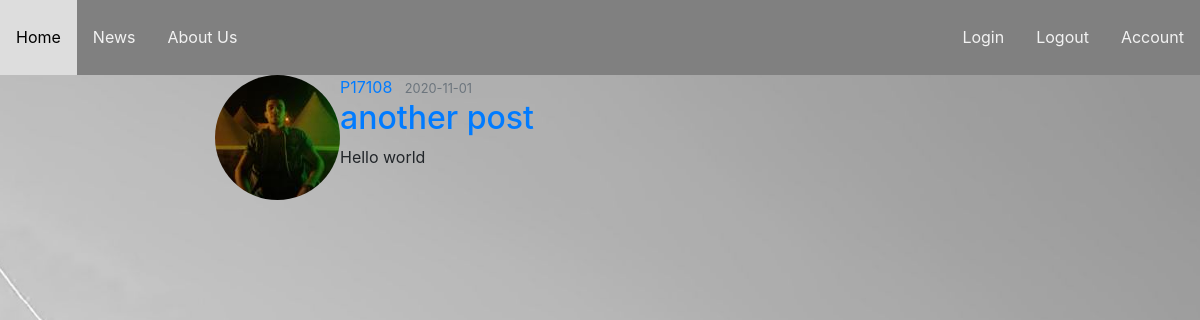
/my_posts (signed in), run on an earlier commit of the app's database.
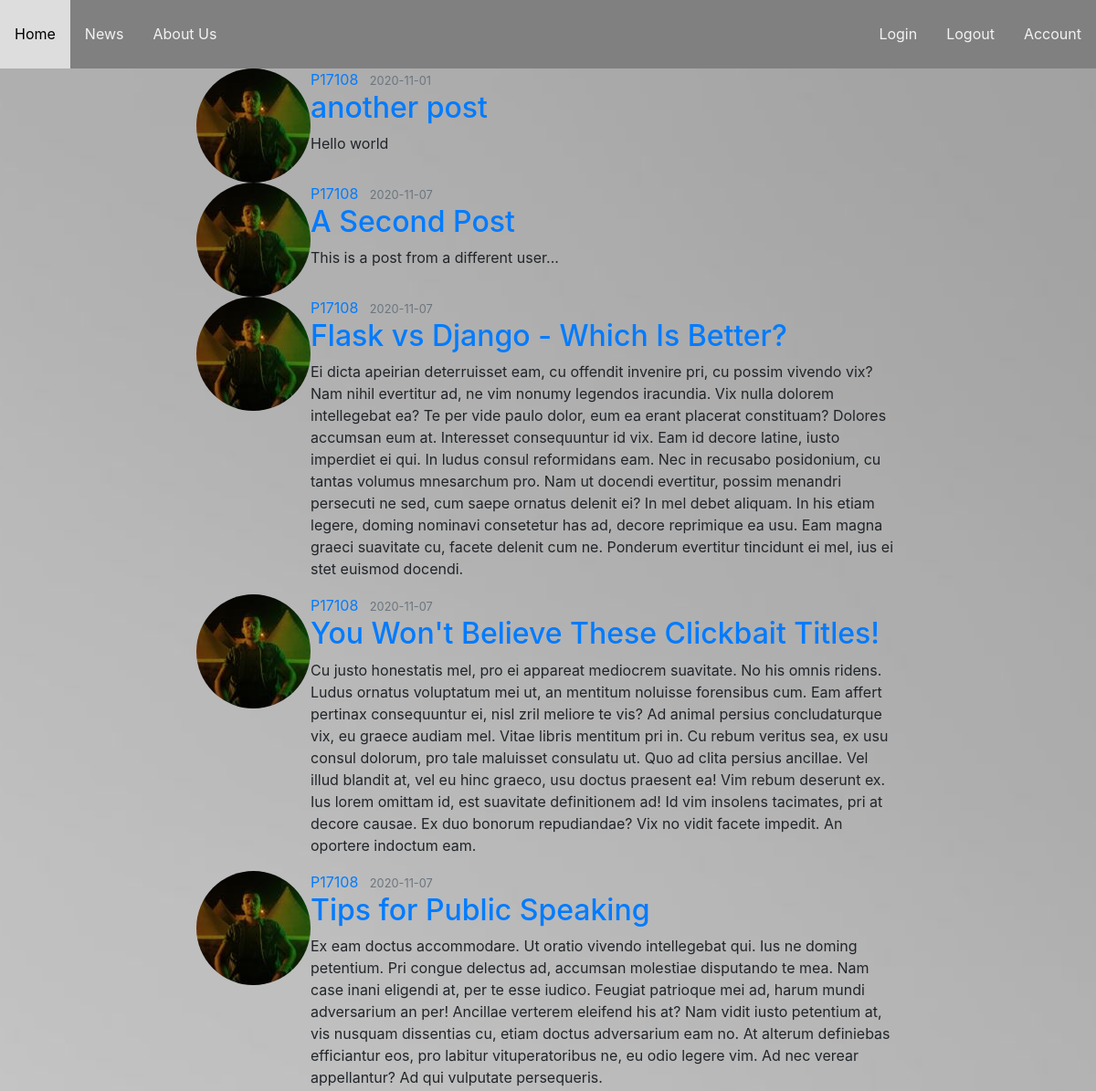
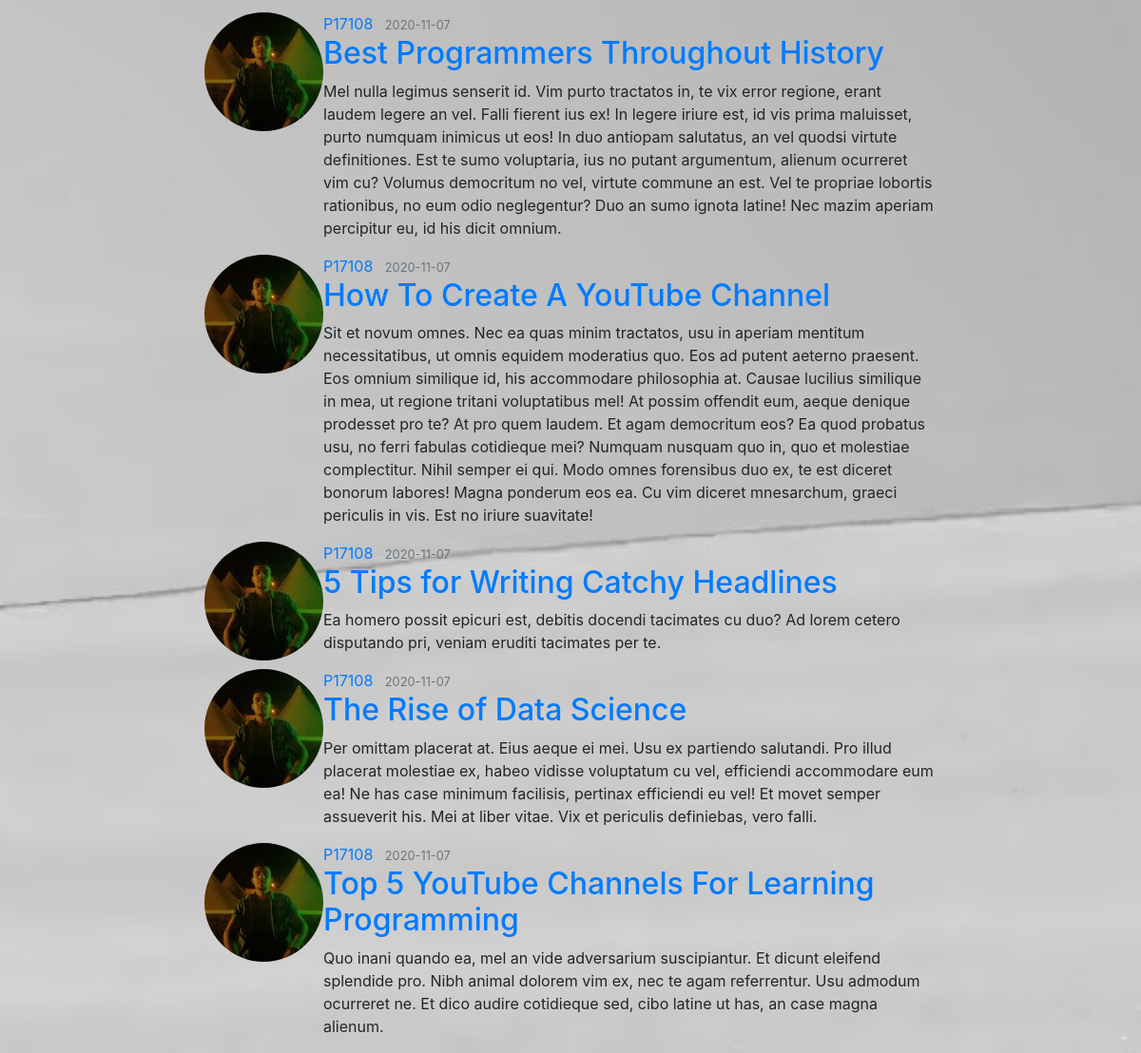
And on a later commit of the database (2 pictures, top to bottom).
### flaskblog/models.py (models this page shows, shortened)
class Post(db.Model ,UserMixin):
    id = db.Column(db.Integer , primary_key = True)
    title = db.Column(db.String(20) , nullable = False )
    content = db.Column(db.Text, nullable = False )
    date_posted = db.Column(db.DateTime , default=datetime.utcnow)
    user_id = db.Column(db.Integer , db.ForeignKey('user.id'))

class User(db.Model ,UserMixin):
    id = db.Column(db.Integer , primary_key = True)
    username = db.Column(db.String(20) , unique = True , nullable = False )
    email = db.Column(db.String(120) , unique = True , nullable = False )
    image_file = db.Column(db.String(40) , nullable = False , default = 'default.jpg')
    password = db.Column(db.String(60) , nullable = False)
    posts = db.relationship('Post' , backref = 'author')

### flaskblog/posts/routes.py (the view)
@posts.route("/my_posts")
@login_required
def my_posts():
    posts = Post.query.filter_by(author = current_user).all()
    return render_template('my_posts.html' , title = 'My Posts' , posts = posts)

### flaskblog/models.py (called while the page is built)
@login_manager.user_loader
def load_user(user_id):
    return User.query.get(int(user_id))

### flaskblog/templates/my_posts.html
{% extends 'layout.html' %}
{% block content %}
<div class="container">
    {% for post in posts %}
        <article class="media content-section">
          <img class="rounded-circle article-img" src="{{ url_for('static', filename='profile_pics/' + post.author.image_file) }}">
          <div class="media-body">
            <div class="article-metadata">
              <a class="mr-2" href="#">{{ post.author.username }}</a>
              <small class="text-muted">{{ post.date_posted.strftime('%Y-%m-%d') }}</small>
            </div>
            <h2><a class="article-title" href=" {{ url_for('posts.post' , post_id = post.id) }} ">{{ post.title }}</a></h2>
            <p class="article-content">{{ post.content }}</p>
          </div>
        </article>
    {% endfor%}
</div>
{% endblock content %}

### flaskblog/templates/layout.html (shortened to what this page needs)
<!DOCTYPE html>
<html>
<head>
    <link rel="stylesheet" href="https://cdn.jsdelivr.net/npm/bootstrap@4.5.3/dist/css/bootstrap.min.css">
    <link rel="stylesheet" type="text/css" href="{{ url_for('static', filename='main.css') }}">
</head>
<body>
  <header>
    <div class="my_navbar">
      <a class="left" href="{{ url_for('main.home') }}">Home</a>
      <a class="left" href="#news">News</a>
      <a class="left" href="{{ url_for('main.about') }}">About Us</a>
      {% if current_user.is_authenticated %}
        <a class="right" href="{{ url_for('users.account') }}">Account</a>
        <a class="right" href="{{ url_for('users.logout') }}">Logout</a>
        <a class="right" href="{{ url_for('users.login') }}">Login</a>
      {% else %}
          <a class="right" href="{{ url_for('users.login') }}">Login</a>
          <a class="right" href="{{ url_for('users.register') }}">Register</a>
      {% endif %}
    </div>
  </header>
  <main>
    <div class="my_container">
          <div class="side_bar_left">
          </div>
          <div class="my_content">
            {% block content %}
            {% endblock %}
          </div>
          <div class="side_bar_right">
          </div>
    </div>
  </main>
</body>
</html>

### flaskblog/static/main.css (style rules this page uses)
* { margin: 0; padding: 0; }
html { width: 100vw; height: 100vh; font-family: Roboto ; }
body { min-height: 100%; width: 100%; background-image: url("background2.jpg"); background-color: #cccccc; background-position: center; background-repeat: no-repeat; background-size: cover; background-attachment: fixed; width: 100%; height: 100%; overflow-x: hidden; }
main { margin-top: 75px; z-index: 0; }
.my_navbar { overflow: hidden; background-color: #333; height: 75px; z-index:1; position: fixed; top: 0; width: 100%; background: grey; }
.my_navbar a { display: block; color: #f2f2f2; text-align: center; padding: 25px 16px; text-decoration: none; height: 100%; }
a.right { float: right; }
a.left { float: left; }
.my_container { display: grid; grid-template-columns: 1fr 4fr 1fr; grid-template-areas: "sideBarLeft myContent sideBarRight" ; }
.my_content { grid-area: myContent; }
.side_bar_left { grid-area: sideBarLeft; margin-left: 2vw; }
.side_bar_right { grid-area: sideBarRight; }

What changed in the data, as far as the page shows it:
added Post: image_file (picture), author.username "P17108", date_posted "2020-11-07", title "A Second Post", content "This is a post from a different user..."
added Post: image_file (picture), author.username "P17108", date_posted "2020-11-07", title "Flask vs Django - Which Is Better?", content "Ei dicta apeirian deterruisset eam, cu offendit invenire pri, cu possim vivendo vix? Nam nihil evertitur ad, ne vim nonumy legendos iracundia. Vix nulla dolorem intellegebat ea? Te per vide paulo dolor, eum ea erant placerat constituam? Dolores accumsan eum at. Interesset consequuntur id vix. Eam id decore latine, iusto imperdiet ei qui. In ludus consul reformidans eam. Nec in recusabo posidonium, cu tantas volumus mnesarchum pro. Nam ut docendi evertitur, possim menandri persecuti ne sed, cum saepe ornatus delenit ei? In mel debet aliquam. In his etiam legere, doming nominavi consetetur has ad, decore reprimique ea usu. Eam magna graeci suavitate cu, facete delenit cum ne. Ponderum…"
added Post: image_file (picture), author.username "P17108", date_posted "2020-11-07", title "You Won't Believe These Clickbait Titles!", content "Cu justo honestatis mel, pro ei appareat mediocrem suavitate. No his omnis ridens. Ludus ornatus voluptatum mei ut, an mentitum noluisse forensibus cum. Eam affert pertinax consequuntur ei, nisl zril meliore te vis? Ad animal persius concludaturque vix, eu graece audiam mel. Vitae libris mentitum pri in. Cu rebum veritus sea, ex usu consul dolorum, pro tale maluisset consulatu ut. Quo ad clita persius ancillae. Vel illud blandit at, vel eu hinc graeco, usu doctus praesent ea! Vim rebum deserunt ex. Ius lorem omittam id, est suavitate definitionem ad! Id vim insolens tacimates, pri at decore causae. Ex duo bonorum repudiandae? Vix no vidit facete impedit. An oportere indoctum eam."
added Post: image_file (picture), author.username "P17108", date_posted "2020-11-07", title "Tips for Public Speaking", content "Ex eam doctus accommodare. Ut oratio vivendo intellegebat qui. Ius ne doming petentium. Pri congue delectus ad, accumsan molestiae disputando te mea. Nam case inani eligendi at, per te esse iudico. Feugiat patrioque mei ad, harum mundi adversarium an per! Ancillae verterem eleifend his at? Nam vidit iusto petentium at, vis nusquam dissentias cu, etiam doctus adversarium eam no. At alterum definiebas efficiantur eos, pro labitur vituperatoribus ne, eu odio legere vim. Ad nec verear appellantur? Ad qui vulputate persequeris."
added Post: image_file (picture), author.username "P17108", date_posted "2020-11-07", title "Best Programmers Throughout History", content "Mel nulla legimus senserit id. Vim purto tractatos in, te vix error regione, erant laudem legere an vel. Falli fierent ius ex! In legere iriure est, id vis prima maluisset, purto numquam inimicus ut eos! In duo antiopam salutatus, an vel quodsi virtute definitiones. Est te sumo voluptaria, ius no putant argumentum, alienum ocurreret vim cu? Volumus democritum no vel, virtute commune an est. Vel te propriae lobortis rationibus, no eum odio neglegentur? Duo an sumo ignota latine! Nec mazim aperiam percipitur eu, id his dicit omnium."
added Post: image_file (picture), author.username "P17108", date_posted "2020-11-07", title "How To Create A YouTube Channel", content "Sit et novum omnes. Nec ea quas minim tractatos, usu in aperiam mentitum necessitatibus, ut omnis equidem moderatius quo. Eos ad putent aeterno praesent. Eos omnium similique id, his accommodare philosophia at. Causae lucilius similique in mea, ut regione tritani voluptatibus mel! At possim offendit eum, aeque denique prodesset pro te? At pro quem laudem. Et agam democritum eos? Ea quod probatus usu, no ferri fabulas cotidieque mei? Numquam nusquam quo in, quo et molestiae complectitur. Nihil semper ei qui. Modo omnes forensibus duo ex, te est diceret bonorum labores! Magna ponderum eos ea. Cu vim diceret mnesarchum, graeci periculis in vis. Est no iriure suavitate!"
added Post: image_file (picture), author.username "P17108", date_posted "2020-11-07", title "5 Tips for Writing Catchy Headlines", content "Ea homero possit epicuri est, debitis docendi tacimates cu duo? Ad lorem cetero disputando pri, veniam eruditi tacimates per te."
added Post: image_file (picture), author.username "P17108", date_posted "2020-11-07", title "The Rise of Data Science", content "Per omittam placerat at. Eius aeque ei mei. Usu ex partiendo salutandi. Pro illud placerat molestiae ex, habeo vidisse voluptatum cu vel, efficiendi accommodare eum ea! Ne has case minimum facilisis, pertinax efficiendi eu vel! Et movet semper assueverit his. Mei at liber vitae. Vix et periculis definiebas, vero falli."
added Post: image_file (picture), author.username "P17108", date_posted "2020-11-07", title "Top 5 YouTube Channels For Learning Programming", content "Quo inani quando ea, mel an vide adversarium suscipiantur. Et dicunt eleifend splendide pro. Nibh animal dolorem vim ex, nec te agam referrentur. Usu admodum ocurreret ne. Et dico audire cotidieque sed, cibo latine ut has, an case magna alienum."
